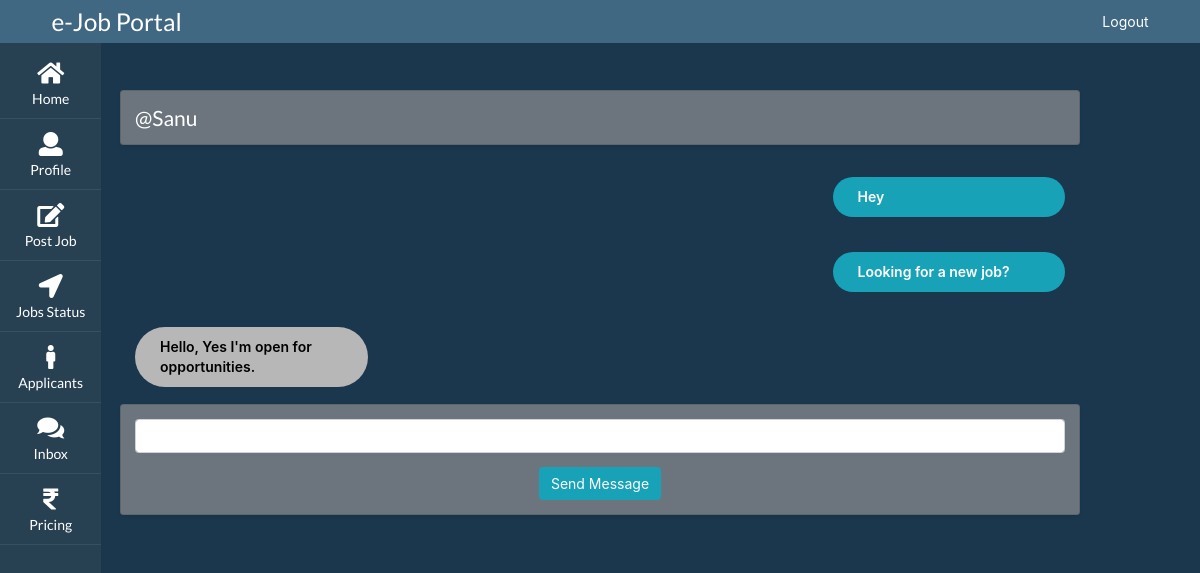
/employer/inbox/3/ (signed in), run on the app's committed database.
### user/models.py (models this page shows, shortened)
class ThreadModel(models.Model):
	user = models.ForeignKey(User, on_delete=models.CASCADE, related_name='+')
	receiver = models.ForeignKey(User, on_delete=models.CASCADE, related_name='+')

class User(AbstractUser):
  class Role(models.TextChoices):
    ADMIN = "ADMIN", "Admin"
    EMPLOYEE = "EMPLOYEE", "Employee"
    EMPLOYER = "EMPLOYER", "Employer"
  base_role = Role.ADMIN
  role = models.CharField(max_length=50, choices=Role.choices)

class Messages(models.Model):
  id = models.BigAutoField(primary_key=True)
  thread = models.ForeignKey(ThreadModel, on_delete=models.CASCADE, blank=True, null=True)
  from_id = models.ForeignKey(User, on_delete=models.CASCADE, related_name='+')
  to_id = models.ForeignKey(User, on_delete=models.CASCADE, related_name='+')
  description = models.CharField(max_length=3000)
  date = models.DateTimeField(default=timezone.now)

### employer/views.py (the view)
# urls.py: path('inbox/<int:pk>/', employerThreadView, name='employerThreadView'),
@login_required
def employerThreadView(request, pk):
  if request.user.role == 'EMPLOYER':
    form = MessageForm()
    thread = ThreadModel.objects.get(pk=pk)
    messageList = Messages.objects.filter(thread__pk__contains=pk)
    context = {
      'thread': thread,
      'form': form,
      'messageList': messageList
    }
    return render(request, 'emp-social-thread.html', context)

### employer/forms.py
class MessageForm(forms.Form):
  message = forms.CharField(label='', max_length=3000)

### employer/templates/emp-social-thread.html (shortened to what this page needs)
{% extends "base.html" %}
{% load crispy_forms_tags %}
{% block content %}
<div class="page">
  <div class="page-box">
    <div class="container">
      <div class="row">
        <div class="card text-white bg-secondary mb-3 col-md-12 mt-5 p-3 shadow-sm">
          {% if thread.receiver == request.user %}
            <h4>@{{ thread.user }}</h4>
          {% else %}
            <h4>@{{ thread.receiver }}</h4>
          {% endif %}
        </div>
      </div>
      {% for message in messageList %}
      <div class="row">
        <div class="col-md-12 my-1">
          {% if message.from_id == request.user %}
            <div class="sent-message my-3">
              <p>{{ message.description }}</p>
            </div>
          {% elif message.to_id == request.user %}
            <div class="received-message my-3">
              <p>{{ message.description }}</p>
            </div>
          {% endif %}
        </div>
      </div>
      {% endfor %}
      <div class="row">
        <div class="card text-white bg-secondary mb-3 col-md-12 p-3 shadow-sm">
          <form method="POST" action="{% url 'employer:employerCreateMessageView' thread.pk %}" enctype="multipart/form-data">
            {{ form | crispy }}
            <div style="display: flex;">
              <button class="btn btn-info center" type="submit">Send Message</button>
            </div>
          </form>
        </div>
      </div>
    </div>
  </div>
</div>
{% endblock %}

### static/style.css (style rules this page uses)
body { height: auto !important; }
.page { background: #1A374D; height: 100%; width: 100%; color: white; min-height: 100vh; }
.page-box { padding: 4vw 10vw; width: 100%; }
.sent-message { background-color: #17a2b8; border-radius: 30px; padding: 10px 25px; width: 25%; float: right; font-weight: 600; }
.received-message { background-color: rgb(184, 183, 183); color: black; border-radius: 30px; padding: 10px 25px; width: 25%; font-weight: 600; }
.center { margin: 0 auto; }

### data on the page
ThreadModel: receiver "Sanu"
Messages: description "Hey"
Messages: description "Looking for a new job?"
Messages: description "Hello, Yes I'm open for opportunities."
